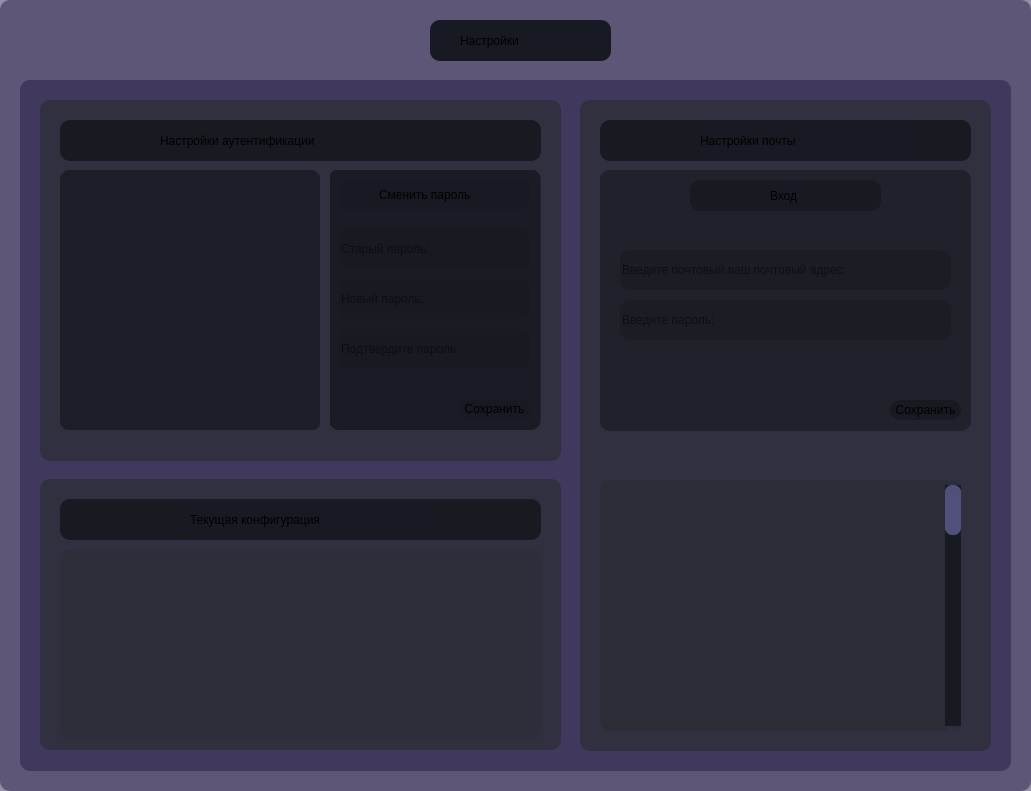
                           <widget class="QFrame" name="frame_8">
                            <property name="geometry">
                             <rect>
                              <x>630</x>
                              <y>20</y>
                              <width>1031</width>
                              <height>791</height>
                             </rect>
                            </property>
                            <property name="styleSheet">
                             <string notr="true">background-color: rgba(31, 21, 65, 120);
border-radius: 10px</string>
                            </property>
                            <property name="frameShape">
                             <enum>QFrame::Shape::StyledPanel</enum>
                            </property>
                            <property name="frameShadow">
                             <enum>QFrame::Shadow::Raised</enum>
                            </property>
                            <widget class="QFrame" name="frame_10">
                             <property name="geometry">
                              <rect>
                               <x>430</x>
                               <y>20</y>
                               <width>181</width>
                               <height>41</height>
                              </rect>
                             </property>
                             <property name="styleSheet">
                              <string notr="true">background-color: rgba(23, 25, 34, 250);</string>
                             </property>
                             <property name="frameShape">
                              <enum>QFrame::Shape::StyledPanel</enum>
                             </property>
                             <property name="frameShadow">
                              <enum>QFrame::Shadow::Raised</enum>
                             </property>
                             <widget class="QLabel" name="label_6">
                              <property name="geometry">
                               <rect>
                                <x>30</x>
                                <y>-5</y>
                                <width>131</width>
                                <height>51</height>
                               </rect>
                              </property>
                              <property name="styleSheet">
                               <string notr="true">background-color: rgba(31, 21, 65, 0);
font: 9pt &quot;Peak 5pt&quot;;
border-radius: 10px;
font: 700 16pt &quot;Script MT Bold&quot;;</string>
                              </property>
                              <property name="text">
                               <string>Настройки</string>
                              </property>
                             </widget>
                            </widget>
                            <widget class="QFrame" name="frame_16">
                             <property name="geometry">
                              <rect>
                               <x>20</x>
                               <y>80</y>
                               <width>991</width>
                               <height>691</height>
                              </rect>
                             </property>
                             <property name="frameShape">
                              <enum>QFrame::Shape::StyledPanel</enum>
                             </property>
                             <property name="frameShadow">
                              <enum>QFrame::Shadow::Raised</enum>
                             </property>
                             <widget class="QFrame" name="frame_29">
                              <property name="geometry">
                               <rect>
                                <x>560</x>
                                <y>20</y>
                                <width>411</width>
                                <height>651</height>
                               </rect>
                              </property>
                              <property name="styleSheet">
                               <string notr="true">background-color: rgba(43, 45, 54, 180);</string>
                              </property>
                              <property name="frameShape">
                               <enum>QFrame::Shape::StyledPanel</enum>
                              </property>
                              <property name="frameShadow">
                               <enum>QFrame::Shadow::Raised</enum>
                              </property>
                              <widget class="QFrame" name="frame_30">
                               <property name="geometry">
                                <rect>
                                 <x>20</x>
                                 <y>20</y>
                                 <width>371</width>
                                 <height>41</height>
                                </rect>
                               </property>
                               <property name="styleSheet">
                                <string notr="true">background-color: rgba(23, 25, 34, 250);</string>
                               </property>
                               <property name="frameShape">
                                <enum>QFrame::Shape::StyledPanel</enum>
                               </property>
                               <property name="frameShadow">
                                <enum>QFrame::Shadow::Raised</enum>
                               </property>
                               <widget class="QLabel" name="label_7">
                                <property name="geometry">
                                 <rect>
                                  <x>100</x>
                                  <y>0</y>
                                  <width>211</width>
                                  <height>41</height>
                                 </rect>
                                </property>
                                <property name="styleSheet">
                                 <string notr="true">font: 9pt &quot;Peak 5pt&quot;;
font: 700 14pt &quot;Script MT Bold&quot;;</string>
                                </property>
                                <property name="text">
                                 <string>Настройки почты</string>
                                </property>
                               </widget>
                              </widget>
                              <widget class="QFrame" name="frame_41">
                               <property name="geometry">
                                <rect>
                                 <x>20</x>
                                 <y>380</y>
                                 <width>361</width>
                                 <height>251</height>
                                </rect>
                               </property>
                               <property name="frameShape">
                                <enum>QFrame::Shape::StyledPanel</enum>
                               </property>
                               <property name="frameShadow">
                                <enum>QFrame::Shadow::Raised</enum>
                               </property>
                               <widget class="QWidget" name="horizontalLayoutWidget_8">
                                <property name="geometry">
                                 <rect>
                                  <x>0</x>
                                  <y>0</y>
                                  <width>361</width>
                                  <height>251</height>
                                 </rect>
                                </property>
                                <layout class="QHBoxLayout" name="horizontalLayout_8">
                                 <item>
                                  <widget class="QFrame" name="frame_40">
                                   <property name="styleSheet">
                                    <string notr="true">background-color: rgba(43, 45, 54, 180);</string>
                                   </property>
                                   <property name="frameShape">
                                    <enum>QFrame::Shape::StyledPanel</enum>
                                   </property>
                                   <property name="frameShadow">
                                    <enum>QFrame::Shadow::Raised</enum>
                                   </property>
                                   <widget class="QScrollBar" name="verticalScrollBar_4">
                                    <property name="geometry">
                                     <rect>
                                      <x>340</x>
                                      <y>0</y>
                                      <width>21</width>
                                      <height>251</height>
                                     </rect>
                                    </property>
                                    <property name="styleSheet">
                                     <string notr="true">QScrollBar:vertical {
	border: none;
    background-color: rgba(23, 25, 34, 250);
    width: 12px;
    margin: 5px 0 5px 5;
	border-radius: 0px;
 }

/*  HANDLE BAR VERTICAL */
QScrollBar::handle:vertical {	
	background-color: rgb(80, 80, 122);
	min-height: 50px;
	border-radius: 7px;
}
QScrollBar::handle:vertical:hover{	
	background-color: rgb(255, 0, 127);
}
QScrollBar::handle:vertical:pressed {	
	background-color: rgb(185, 0, 92);
}

/* BTN TOP - SCROLLBAR */
QScrollBar::sub-line:vertical {
	border: none;
	background-color: rgb(45, 45, 68);
	width: 7px;
	height: 5px;
	border-top-left-radius: 7px;
	border-top-right-radius: 7px;
	subcontrol-position: top;
	subcontrol-origin: margin;
}
QScrollBar::sub-line:vertical:hover {	
	background-color: rgb(255, 0, 127);
}
QScrollBar::sub-line:vertical:pressed {	
	background-color: rgb(185, 0, 92);
}

/* BTN BOTTOM - SCROLLBAR */
QScrollBar::add-line:vertical {
	border: none;
	background-color: rgb(45, 45, 68);
	width: 7px;
	height: 5px;
	border-bottom-left-radius: 7px;
	border-bottom-right-radius: 7px;
	subcontrol-position: bottom;
	subcontrol-origin: margin;
}
QScrollBar::add-line:vertical:hover {	
	background-color: rgb(255, 0, 127);
}
QScrollBar::add-line:vertical:pressed {	
	background-color: rgb(185, 0, 92);
}

/* RESET ARROW */
QScrollBar::up-arrow:vertical, QScrollBar::down-arrow:vertical {
	background: none;
}
QScrollBar::add-page:vertical, QScrollBar::sub-page:vertical {
	background: none;
}
</string>
                                    </property>
                                    <property name="orientation">
                                     <enum>Qt::Orientation::Vertical</enum>
                                    </property>
                                   </widget>
                                  </widget>
                                 </item>
                                </layout>
                               </widget>
                              </widget>
                              <widget class="QFrame" name="frame_58">
                               <property name="geometry">
                                <rect>
                                 <x>20</x>
                                 <y>70</y>
                                 <width>371</width>
                                 <height>261</height>
                                </rect>
                               </property>
                               <property name="frameShape">
                                <enum>QFrame::Shape::StyledPanel</enum>
                               </property>
                               <property name="frameShadow">
                                <enum>QFrame::Shadow::Raised</enum>
                               </property>
                               <widget class="QWidget" name="horizontalLayoutWidget_15">
                                <property name="geometry">
                                 <rect>
                                  <x>0</x>
                                  <y>0</y>
                                  <width>371</width>
                                  <height>261</height>
                                 </rect>
                                </property>
                                <layout class="QHBoxLayout" name="horizontalLayout_11">
                                 <item>
                                  <widget class="QFrame" name="QR_code_frame_3">
                                   <property name="styleSheet">
                                    <string notr="true">background-color: rgba(23, 25, 34, 150);</string>
                                   </property>
                                   <property name="frameShape">
                                    <enum>QFrame::Shape::StyledPanel</enum>
                                   </property>
                                   <property name="frameShadow">
                                    <enum>QFrame::Shadow::Raised</enum>
                                   </property>
                                   <widget class="QFrame" name="frame_51">
                                    <property name="geometry">
                                     <rect>
                                      <x>90</x>
                                      <y>10</y>
                                      <width>191</width>
                                      <height>31</height>
                                     </rect>
                                    </property>
                                    <property name="styleSheet">
                                     <string notr="true">background-color: rgba(23, 25, 34, 250);</string>
                                    </property>
                                    <property name="frameShape">
                                     <enum>QFrame::Shape::StyledPanel</enum>
                                    </property>
                                    <property name="frameShadow">
                                     <enum>QFrame::Shadow::Raised</enum>
                                    </property>
                                    <widget class="QLabel" name="label_16">
                                     <property name="geometry">
                                      <rect>
                                       <x>80</x>
                                       <y>0</y>
                                       <width>41</width>
                                       <height>31</height>
                                      </rect>
                                     </property>
                                     <property name="styleSheet">
                                      <string notr="true">font: 9pt &quot;Peak 5pt&quot;;
font: 700 10pt &quot;Script MT Bold&quot;;</string>
                                     </property>
                                     <property name="text">
                                      <string>Вход</string>
                                     </property>
                                    </widget>
                                   </widget>
                                   <widget class="QLineEdit" name="Email_mail_edit">
                                    <property name="geometry">
                                     <rect>
                                      <x>20</x>
                                      <y>80</y>
                                      <width>331</width>
                                      <height>40</height>
                                     </rect>
                                    </property>
                                    <property name="text">
                                     <string/>
                                    </property>
                                    <property name="placeholderText">
                                     <string>Введите почтовый ваш почтовый адрес:</string>
                                    </property>
                                   </widget>
                                   <widget class="QLineEdit" name="Email_password_edit">
                                    <property name="geometry">
                                     <rect>
                                      <x>20</x>
                                      <y>130</y>
                                      <width>331</width>
                                      <height>40</height>
                                     </rect>
                                    </property>
                                    <property name="placeholderText">
                                     <string>Введите пароль:</string>
                                    </property>
                                   </widget>
                                   <widget class="QPushButton" name="Button_save_email">
                                    <property name="geometry">
                                     <rect>
                                      <x>290</x>
                                      <y>230</y>
                                      <width>71</width>
                                      <height>20</height>
                                     </rect>
                                    </property>
                                    <property name="styleSheet">
                                     <string notr="true">QPushButton{
background-color: rgba(23, 25, 34, 250);
border-radius: 10px;
border-color: rgba(23, 25, 34, 250);
font: 5pt &quot;Peak 5pt&quot;;
font: 700 7pt &quot;Script MT Bold&quot;;
}
QPushButton:hover {
   border-color: rgba(23, 25, 54, 250);
}

QPushButton:pressed {
   background-color:  #FF8C00;
   border-color:  #FF8C00;
}</string>
                                    </property>
                                    <property name="text">
                                     <string>Сохранить</string>
                                    </property>
                                   </widget>
                                  </widget>
                                 </item>
                                </layout>
                               </widget>
                              </widget>
                             </widget>
                             <widget class="QFrame" name="frame_31">
                              <property name="geometry">
                               <rect>
                                <x>20</x>
                                <y>20</y>
                                <width>521</width>
                                <height>361</height>
                               </rect>
                              </property>
                              <property name="styleSheet">
                               <string notr="true">background-color: rgba(43, 45, 54, 180);</string>
                              </property>
                              <property name="frameShape">
                               <enum>QFrame::Shape::StyledPanel</enum>
                              </property>
                              <property name="frameShadow">
                               <enum>QFrame::Shadow::Raised</enum>
                              </property>
                              <widget class="QFrame" name="frame_33">
                               <property name="geometry">
                                <rect>
                                 <x>20</x>
                                 <y>20</y>
                                 <width>481</width>
                                 <height>41</height>
                                </rect>
                               </property>
                               <property name="styleSheet">
                                <string notr="true">background-color: rgba(23, 25, 34, 250);</string>
                               </property>
                               <property name="frameShape">
                                <enum>QFrame::Shape::StyledPanel</enum>
                               </property>
                               <property name="frameShadow">
                                <enum>QFrame::Shadow::Raised</enum>
                               </property>
                               <widget class="QLabel" name="label_11">
                                <property name="geometry">
                                 <rect>
                                  <x>100</x>
                                  <y>0</y>
                                  <width>311</width>
                                  <height>41</height>
                                 </rect>
                                </property>
                                <property name="styleSheet">
                                 <string notr="true">background-color: rgba(43, 45, 54, 0);
font: 12pt &quot;Peak 5pt&quot;;
font: 700 14pt &quot;Script MT Bold&quot;;</string>
                                </property>
                                <property name="text">
                                 <string>Настройки аутентификации</string>
                                </property>
                               </widget>
                              </widget>
                              <widget class="QFrame" name="QR_code_frame">
                               <property name="geometry">
                                <rect>
                                 <x>20</x>
                                 <y>70</y>
                                 <width>260</width>
                                 <height>260</height>
                                </rect>
                               </property>
                               <property name="styleSheet">
                                <string notr="true">background-color: rgba(23, 25, 34, 150);</string>
                               </property>
                               <property name="frameShape">
                                <enum>QFrame::Shape::StyledPanel</enum>
                               </property>
                               <property name="frameShadow">
                                <enum>QFrame::Shadow::Raised</enum>
                               </property>
                               <widget class="QWidget" name="horizontalLayoutWidget_7">
                                <property name="geometry">
                                 <rect>
                                  <x>0</x>
                                  <y>0</y>
                                  <width>261</width>
                                  <height>261</height>
                                 </rect>
                                </property>
                                <layout class="QHBoxLayout" name="horizontalLayout_6"/>
                               </widget>
                              </widget>
                              <widget class="QFrame" name="QR_code_frame_2">
                               <property name="geometry">
                                <rect>
                                 <x>290</x>
                                 <y>70</y>
                                 <width>211</width>
                                 <height>260</height>
                                </rect>
                               </property>
                               <property name="styleSheet">
                                <string notr="true">background-color: rgba(23, 25, 34, 150);</string>
                               </property>
                               <property name="frameShape">
                                <enum>QFrame::Shape::StyledPanel</enum>
                               </property>
                               <property name="frameShadow">
                                <enum>QFrame::Shadow::Raised</enum>
                               </property>
                               <widget class="QWidget" name="horizontalLayoutWidget_14">
                                <property name="geometry">
                                 <rect>
                                  <x>-1</x>
                                  <y>-1</y>
                                  <width>211</width>
                                  <height>261</height>
                                 </rect>
                                </property>
                                <layout class="QHBoxLayout" name="horizontalLayout_10">
                                 <item>
                                  <widget class="QFrame" name="frame_57">
                                   <property name="styleSheet">
                                    <string notr="true">background-color: rgba(23, 25, 34, 150);</string>
                                   </property>
                                   <property name="frameShape">
                                    <enum>QFrame::Shape::StyledPanel</enum>
                                   </property>
                                   <property name="frameShadow">
                                    <enum>QFrame::Shadow::Raised</enum>
                                   </property>
                                   <widget class="QLineEdit" name="lineEdit_NewPass">
                                    <property name="geometry">
                                     <rect>
                                      <x>10</x>
                                      <y>110</y>
                                      <width>191</width>
                                      <height>40</height>
                                     </rect>
                                    </property>
                                    <property name="placeholderText">
                                     <string>Новый пароль:</string>
                                    </property>
                                   </widget>
                                   <widget class="QLineEdit" name="lineEdit_NewPassConfirm">
                                    <property name="geometry">
                                     <rect>
                                      <x>10</x>
                                      <y>160</y>
                                      <width>191</width>
                                      <height>40</height>
                                     </rect>
                                    </property>
                                    <property name="placeholderText">
                                     <string>Подтвердите пароль:</string>
                                    </property>
                                   </widget>
                                   <widget class="QPushButton" name="Button_save_password">
                                    <property name="geometry">
                                     <rect>
                                      <x>130</x>
                                      <y>230</y>
                                      <width>71</width>
                                      <height>20</height>
                                     </rect>
                                    </property>
                                    <property name="styleSheet">
                                     <string notr="true">QPushButton{
background-color: rgba(23, 25, 34, 250);
border-radius: 10px;
border-color: rgba(23, 25, 34, 250);
font: 5pt &quot;Peak 5pt&quot;;
font: 700 7pt &quot;Script MT Bold&quot;;
}
QPushButton:hover {
   border-color: rgba(23, 25, 54, 250);
}

QPushButton:pressed {
   background-color:  #FF8C00;
   border-color:  #FF8C00;
}</string>
                                    </property>
                                    <property name="text">
                                     <string>Сохранить</string>
                                    </property>
                                   </widget>
                                   <widget class="QFrame" name="frame_50">
                                    <property name="geometry">
                                     <rect>
                                      <x>10</x>
                                      <y>10</y>
                                      <width>191</width>
                                      <height>31</height>
                                     </rect>
                                    </property>
                                    <property name="styleSheet">
                                     <string notr="true">background-color: rgba(23, 25, 34, 250);</string>
                                    </property>
                                    <property name="frameShape">
                                     <enum>QFrame::Shape::StyledPanel</enum>
                                    </property>
                                    <property name="frameShadow">
                                     <enum>QFrame::Shadow::Raised</enum>
                                    </property>
                                    <widget class="QLabel" name="label_15">
                                     <property name="geometry">
                                      <rect>
                                       <x>40</x>
                                       <y>0</y>
                                       <width>111</width>
                                       <height>31</height>
                                      </rect>
                                     </property>
                                     <property name="styleSheet">
                                      <string notr="true">font: 9pt &quot;Peak 5pt&quot;;
font: 700 10pt &quot;Script MT Bold&quot;;</string>
                                     </property>
                                     <property name="text">
                                      <string>Сменить пароль</string>
                                     </property>
                                    </widget>
                                   </widget>
                                   <widget class="QLineEdit" name="lineEdit_CurrentPass">
                                    <property name="geometry">
                                     <rect>
                                      <x>10</x>
                                      <y>60</y>
                                      <width>191</width>
                                      <height>40</height>
                                     </rect>
                                    </property>
                                    <property name="placeholderText">
                                     <string>Старый пароль:</string>
                                    </property>
                                   </widget>
                                  </widget>
                                 </item>
                                </layout>
                               </widget>
                              </widget>
                             </widget>
                             <widget class="QFrame" name="frame_32">
                              <property name="geometry">
                               <rect>
                                <x>20</x>
                                <y>399</y>
                                <width>521</width>
                                <height>271</height>
                               </rect>
                              </property>
                              <property name="styleSheet">
                               <string notr="true">background-color: rgba(43, 45, 54, 180);</string>
                              </property>
                              <property name="frameShape">
                               <enum>QFrame::Shape::StyledPanel</enum>
                              </property>
                              <property name="frameShadow">
                               <enum>QFrame::Shadow::Raised</enum>
                              </property>
                              <widget class="QFrame" name="frame_34">
                               <property name="geometry">
                                <rect>
                                 <x>20</x>
                                 <y>20</y>
                                 <width>481</width>
                                 <height>41</height>
                                </rect>
                               </property>
                               <property name="styleSheet">
                                <string notr="true">background-color: rgba(23, 25, 34, 250);</string>
                               </property>
                               <property name="frameShape">
                                <enum>QFrame::Shape::StyledPanel</enum>
                               </property>
                               <property name="frameShadow">
                                <enum>QFrame::Shadow::Raised</enum>
                               </property>
                               <widget class="QLabel" name="label_8">
                                <property name="geometry">
                                 <rect>
                                  <x>130</x>
                                  <y>0</y>
                                  <width>241</width>
                                  <height>41</height>
                                 </rect>
                                </property>
                                <property name="styleSheet">
                                 <string notr="true">font: 9pt &quot;Peak 5pt&quot;;
font: 700 14pt &quot;Script MT Bold&quot;;</string>
                                </property>
                                <property name="text">
                                 <string>Текущая конфигурация</string>
                                </property>
                               </widget>
                              </widget>
                              <widget class="QWidget" name="horizontalLayoutWidget_9">
                               <property name="geometry">
                                <rect>
                                 <x>20</x>
                                 <y>70</y>
                                 <width>481</width>
                                 <height>191</height>
                                </rect>
                               </property>
                               <layout class="QHBoxLayout" name="Current_settings_layout"/>
                              </widget>
                             </widget>
                            </widget>
                           </widget>
